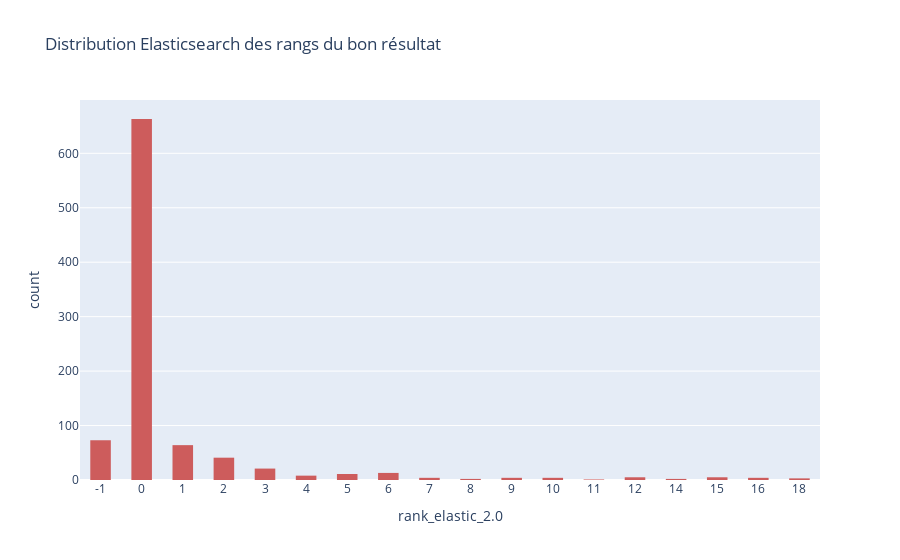

Notebook code for this chart:
### Markdown cell above
## KPIs

### Code cell
fig = px.histogram(
    df_test.sort_values(by=[f"rank_elastic_{SEARCH_VERSION}"]),
    x=f"rank_elastic_{SEARCH_VERSION}",
    color_discrete_sequence=["indianred"],
    title="Distribution Elasticsearch des rangs du bon résultat",
)
fig.update_layout(bargap=0.5)
fig.update_xaxes(type="category")
fig.show()
plotly.offline.plot(fig, filename=f"../../output/plots/rank_{SEARCH_VERSION}.html")

### Figure 1 — Plotly figure (JSON) as saved in the notebook; plotly's stock layout.template omitted (floating-point values rounded to 4 significant figures; data arrays with more than 128 entries replaced by an {"elided": "..."} marker saying what was removed)
{"data": [{"alignmentgroup": "True", "bingroup": "x", "hovertemplate": "rank_elastic_2.0=%{x}<br>count=%{y}<extra></extra>", "legendgroup": "", "marker": {"color": "indianred", "pattern": {"shape": ""}}, "name": "", "offsetgroup": "", "orientation": "v", "showlegend": false, "type": "histogram", "x": {"elided": "928 int values"}, "xaxis": "x", "yaxis": "y"}], "layout": {"autosize": true, "bargap": 0.5, "barmode": "relative", "legend": {"tracegroupgap": 0}, "title": {"text": "Distribution Elasticsearch des rangs du bon résultat"}, "xaxis": {"anchor": "y", "autorange": true, "domain": [0, 1], "range": [-0.5, 17.5], "title": {"text": "rank_elastic_2.0"}, "type": "category"}, "yaxis": {"anchor": "x", "autorange": true, "domain": [0, 1], "range": [0, 697.9], "title": {"text": "count"}}}}
